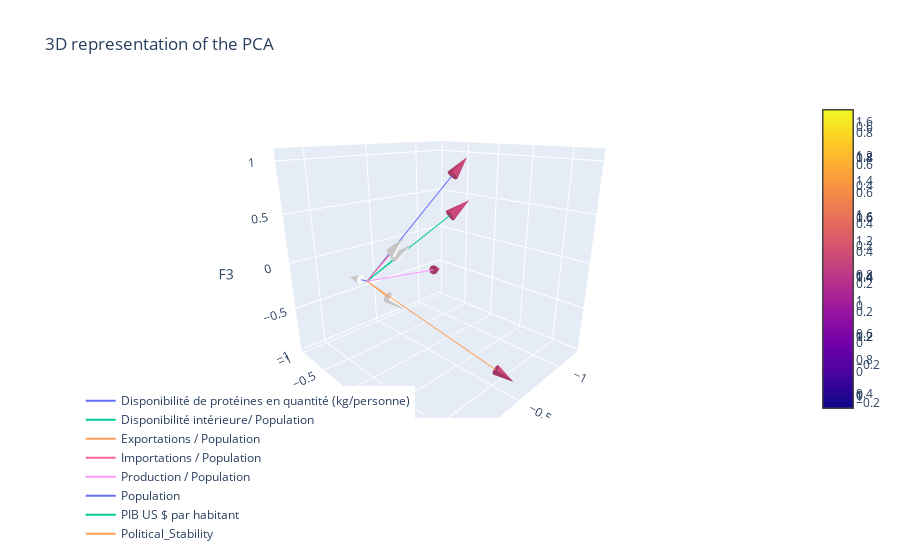

Notebook cell for this chart:
### Code cell
import plotly.graph_objects as go

scaling_factor = 1.5  # Adjust the scaling factor as desired

fig = go.Figure()

for i in range(pca.components_.shape[1]):
    # Add a line for the vector
    fig.add_trace(go.Scatter3d(
        x=[0, pca.components_[0, i] * scaling_factor],
        y=[0, pca.components_[1, i] * scaling_factor],
        z=[0, pca.components_[2, i] * scaling_factor],
        mode='lines',
        name=features[i]
    ))

    # Add a cone for the arrowhead
    fig.add_trace(go.Cone(
        x=[pca.components_[0, i] * scaling_factor],
        y=[pca.components_[1, i] * scaling_factor],
        z=[pca.components_[2, i] * scaling_factor],
        u=[pca.components_[0, i] * scaling_factor],
        v=[pca.components_[1, i] * scaling_factor],
        w=[pca.components_[2, i] * scaling_factor],
        sizemode="absolute",
        sizeref=0.2,
        anchor="cm"
    ))

fig.update_layout(
    title="3D representation of the PCA",
    scene=dict(
        xaxis_title='F1',
        yaxis_title='F2',
        zaxis_title='F3',
        aspectratio=dict(x=1, y=1, z=1),
        camera=dict(eye=dict(x=1.2, y=1.2, z=0.6))
    ),
    legend=dict(
        yanchor="top",
        y=0.1,
        xanchor="left",
        x=0.001
    )
)

fig.show()

### Figure 1 — Plotly figure (JSON) as saved in the notebook; plotly's stock layout.template omitted (floating-point values rounded to 4 significant figures)
{"data": [{"mode": "lines", "name": "Disponibilité de protéines en quantité (kg/personne)", "type": "scatter3d", "x": [0, -0.674], "y": [0, 0.1815], "z": [0, 0.8996]}, {"anchor": "cm", "sizemode": "absolute", "sizeref": 0.2, "type": "cone", "u": [-0.674], "v": [0.1815], "w": [0.8996], "x": [-0.674], "y": [0.1815], "z": [0.8996]}, {"mode": "lines", "name": "Disponibilité intérieure/ Population", "type": "scatter3d", "x": [0, -0.1283], "y": [0, 0.2497], "z": [0, 0.2516]}, {"anchor": "cm", "sizemode": "absolute", "sizeref": 0.2, "type": "cone", "u": [-0.1283], "v": [0.2497], "w": [0.2516], "x": [-0.1283], "y": [0.2497], "z": [0.2516]}, {"mode": "lines", "name": "Exportations / Population", "type": "scatter3d", "x": [0, -0.1402], "y": [0, 0.09023], "z": [0, -0.2279]}, {"anchor": "cm", "sizemode": "absolute", "sizeref": 0.2, "type": "cone", "u": [-0.1402], "v": [0.09023], "w": [-0.2279], "x": [-0.1402], "y": [0.09023], "z": [-0.2279]}, {"mode": "lines", "name": "Importations / Population", "type": "scatter3d", "x": [0, -0.07458], "y": [0, 0.3047], "z": [0, 0.3374]}, {"anchor": "cm", "sizemode": "absolute", "sizeref": 0.2, "type": "cone", "u": [-0.07458], "v": [0.3047], "w": [0.3374], "x": [-0.07458], "y": [0.3047], "z": [0.3374]}, {"mode": "lines", "name": "Production / Population", "type": "scatter3d", "x": [0, -1.087], "y": [0, -0.8294], "z": [0, -0.5175]}, {"anchor": "cm", "sizemode": "absolute", "sizeref": 0.2, "type": "cone", "u": [-1.087], "v": [-0.8294], "w": [-0.5175], "x": [-1.087], "y": [-0.8294], "z": [-0.5175]}, {"mode": "lines", "name": "Population", "type": "scatter3d", "x": [0, 0.002795], "y": [0, -0.1546], "z": [0, -0.01848]}, {"anchor": "cm", "sizemode": "absolute", "sizeref": 0.2, "type": "cone", "u": [0.002795], "v": [-0.1546], "w": [-0.01848], "x": [0.002795], "y": [-0.1546], "z": [-0.01848]}, {"mode": "lines", "name": "PIB US $ par habitant", "type": "scatter3d", "x": [0, -0.5864], "y": [0, 0.3013], "z": [0, 0.54]}, {"anchor": "cm", "sizemode": "absolute", "sizeref": 0.2, "type": "cone", "u": [-0.5864], "v": [0.3013], "w": [0.54], "x": [-0.5864], "y": [0.3013], "z": [0.54]}, {"mode": "lines", "name": "Political_Stability", "type": "scatter3d", "x": [0, -0.4781], "y": [0, 1.119], "z": [0, -0.8074]}, {"anchor": "cm", "sizemode": "absolute", "sizeref": 0.2, "type": "cone", "u": [-0.4781], "v": [1.119], "w": [-0.8074], "x": [-0.4781], "y": [1.119], "z": [-0.8074]}], "layout": {"legend": {"x": 0.001, "xanchor": "left", "y": 0.1, "yanchor": "top"}, "scene": {"aspectratio": {"x": 1, "y": 1, "z": 1}, "camera": {"eye": {"x": 1.2, "y": 1.2, "z": 0.6}}, "xaxis": {"title": {"text": "F1"}}, "yaxis": {"title": {"text": "F2"}}, "zaxis": {"title": {"text": "F3"}}}, "title": {"text": "3D representation of the PCA"}}}
